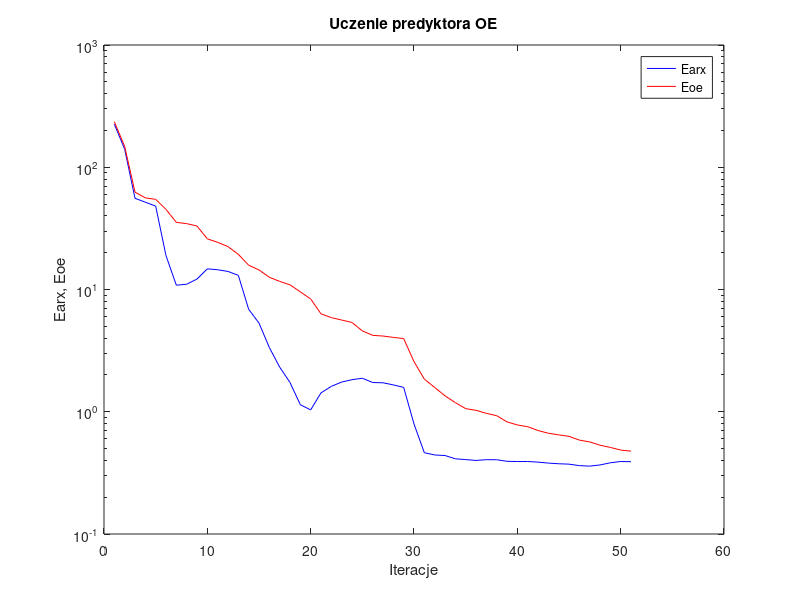
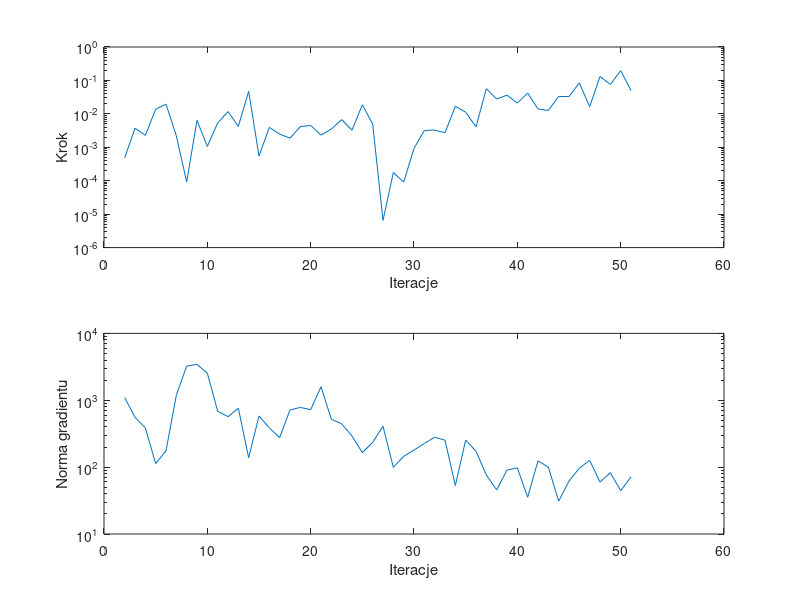

MATLAB code to generate these figures, in order:
%uczenie predyktora oe
clear all;
n=0; farx(n+1)=2.247010e+002; foe(n+1)=2.358053e+002; wspucz(n+1)=0.000000e+000; ng(n+1)=0.000000e+000;
%odnowa zmiennej metryki
n=1; farx(n+1)=1.406661e+002; foe(n+1)=1.479866e+002; krok(n+1)=4.822659e-004; ng(n+1)=1.094310e+003;
n=2; farx(n+1)=5.571850e+001; foe(n+1)=6.261712e+001; krok(n+1)=3.715831e-003; ng(n+1)=5.578041e+002;
n=3; farx(n+1)=5.179761e+001; foe(n+1)=5.616735e+001; krok(n+1)=2.281831e-003; ng(n+1)=3.853930e+002;
n=4; farx(n+1)=4.810474e+001; foe(n+1)=5.463774e+001; krok(n+1)=1.370811e-002; ng(n+1)=1.129617e+002;
n=5; farx(n+1)=1.892233e+001; foe(n+1)=4.522467e+001; krok(n+1)=1.958773e-002; ng(n+1)=1.754840e+002;
n=6; farx(n+1)=1.084227e+001; foe(n+1)=3.540751e+001; krok(n+1)=2.201622e-003; ng(n+1)=1.188072e+003;
n=7; farx(n+1)=1.104423e+001; foe(n+1)=3.458514e+001; krok(n+1)=9.144347e-005; ng(n+1)=3.248852e+003;
n=8; farx(n+1)=1.217244e+001; foe(n+1)=3.305747e+001; krok(n+1)=6.374691e-003; ng(n+1)=3.436258e+003;
n=9; farx(n+1)=1.475406e+001; foe(n+1)=2.596642e+001; krok(n+1)=1.060828e-003; ng(n+1)=2.536722e+003;
n=10; farx(n+1)=1.450776e+001; foe(n+1)=2.430950e+001; krok(n+1)=5.320104e-003; ng(n+1)=6.856358e+002;
n=11; farx(n+1)=1.405197e+001; foe(n+1)=2.243649e+001; krok(n+1)=1.170476e-002; ng(n+1)=5.675704e+002;
n=12; farx(n+1)=1.305599e+001; foe(n+1)=1.938948e+001; krok(n+1)=4.235590e-003; ng(n+1)=7.612001e+002;
n=13; farx(n+1)=6.886528e+000; foe(n+1)=1.580239e+001; krok(n+1)=4.710295e-002; ng(n+1)=1.378761e+002;
n=14; farx(n+1)=5.312025e+000; foe(n+1)=1.444899e+001; krok(n+1)=5.504055e-004; ng(n+1)=5.831322e+002;
n=15; farx(n+1)=3.352832e+000; foe(n+1)=1.259731e+001; krok(n+1)=3.941672e-003; ng(n+1)=3.867745e+002;
n=16; farx(n+1)=2.319323e+000; foe(n+1)=1.165440e+001; krok(n+1)=2.474886e-003; ng(n+1)=2.764049e+002;
n=17; farx(n+1)=1.735472e+000; foe(n+1)=1.092183e+001; krok(n+1)=1.875750e-003; ng(n+1)=7.177378e+002;
n=18; farx(n+1)=1.141466e+000; foe(n+1)=9.565826e+000; krok(n+1)=4.154663e-003; ng(n+1)=7.813389e+002;
n=19; farx(n+1)=1.035377e+000; foe(n+1)=8.369358e+000; krok(n+1)=4.505183e-003; ng(n+1)=7.223181e+002;
n=20; farx(n+1)=1.427192e+000; foe(n+1)=6.322194e+000; krok(n+1)=2.322389e-003; ng(n+1)=1.592686e+003;
n=21; farx(n+1)=1.613761e+000; foe(n+1)=5.888337e+000; krok(n+1)=3.516052e-003; ng(n+1)=5.213375e+002;
n=22; farx(n+1)=1.749958e+000; foe(n+1)=5.627552e+000; krok(n+1)=6.727259e-003; ng(n+1)=4.438336e+002;
n=23; farx(n+1)=1.829228e+000; foe(n+1)=5.373916e+000; krok(n+1)=3.248447e-003; ng(n+1)=2.920656e+002;
n=24; farx(n+1)=1.879721e+000; foe(n+1)=4.584824e+000; krok(n+1)=1.868912e-002; ng(n+1)=1.646379e+002;
n=25; farx(n+1)=1.734599e+000; foe(n+1)=4.215577e+000; krok(n+1)=4.974973e-003; ng(n+1)=2.346824e+002;
%odnowa zmiennej metryki
n=26; farx(n+1)=1.725777e+000; foe(n+1)=4.163284e+000; krok(n+1)=6.524847e-006; ng(n+1)=4.093757e+002;
n=27; farx(n+1)=1.658417e+000; foe(n+1)=4.058504e+000; krok(n+1)=1.761674e-004; ng(n+1)=9.926858e+001;
n=28; farx(n+1)=1.582255e+000; foe(n+1)=3.968266e+000; krok(n+1)=9.108681e-005; ng(n+1)=1.452049e+002;
n=29; farx(n+1)=7.939729e-001; foe(n+1)=2.570784e+000; krok(n+1)=9.232346e-004; ng(n+1)=1.799812e+002;
n=30; farx(n+1)=4.623848e-001; foe(n+1)=1.849235e+000; krok(n+1)=3.174920e-003; ng(n+1)=2.259538e+002;
n=31; farx(n+1)=4.430670e-001; foe(n+1)=1.581458e+000; krok(n+1)=3.271540e-003; ng(n+1)=2.805336e+002;
n=32; farx(n+1)=4.385048e-001; foe(n+1)=1.350054e+000; krok(n+1)=2.722891e-003; ng(n+1)=2.530267e+002;
n=33; farx(n+1)=4.123132e-001; foe(n+1)=1.186974e+000; krok(n+1)=1.685330e-002; ng(n+1)=5.307834e+001;
n=34; farx(n+1)=4.061302e-001; foe(n+1)=1.060839e+000; krok(n+1)=1.121665e-002; ng(n+1)=2.543497e+002;
n=35; farx(n+1)=3.997026e-001; foe(n+1)=1.027180e+000; krok(n+1)=4.101231e-003; ng(n+1)=1.727280e+002;
n=36; farx(n+1)=4.056096e-001; foe(n+1)=9.706567e-001; krok(n+1)=5.671128e-002; ng(n+1)=7.632262e+001;
n=37; farx(n+1)=4.051009e-001; foe(n+1)=9.286577e-001; krok(n+1)=2.788178e-002; ng(n+1)=4.566416e+001;
n=38; farx(n+1)=3.932486e-001; foe(n+1)=8.264383e-001; krok(n+1)=3.618094e-002; ng(n+1)=9.061169e+001;
n=39; farx(n+1)=3.915396e-001; foe(n+1)=7.798492e-001; krok(n+1)=2.107682e-002; ng(n+1)=9.732014e+001;
n=40; farx(n+1)=3.917090e-001; foe(n+1)=7.548202e-001; krok(n+1)=4.186607e-002; ng(n+1)=3.556349e+001;
n=41; farx(n+1)=3.872536e-001; foe(n+1)=7.023994e-001; krok(n+1)=1.394089e-002; ng(n+1)=1.240039e+002;
n=42; farx(n+1)=3.802249e-001; foe(n+1)=6.671024e-001; krok(n+1)=1.262969e-002; ng(n+1)=9.991848e+001;
n=43; farx(n+1)=3.754920e-001; foe(n+1)=6.471439e-001; krok(n+1)=3.320390e-002; ng(n+1)=3.099975e+001;
n=44; farx(n+1)=3.727450e-001; foe(n+1)=6.292331e-001; krok(n+1)=3.294851e-002; ng(n+1)=6.202583e+001;
n=45; farx(n+1)=3.625233e-001; foe(n+1)=5.863481e-001; krok(n+1)=8.430727e-002; ng(n+1)=9.651291e+001;
n=46; farx(n+1)=3.590615e-001; foe(n+1)=5.667420e-001; krok(n+1)=1.636186e-002; ng(n+1)=1.263249e+002;
n=47; farx(n+1)=3.670928e-001; foe(n+1)=5.325761e-001; krok(n+1)=1.312394e-001; ng(n+1)=5.982913e+001;
n=48; farx(n+1)=3.824849e-001; foe(n+1)=5.106890e-001; krok(n+1)=7.579082e-002; ng(n+1)=8.249569e+001;
n=49; farx(n+1)=3.917859e-001; foe(n+1)=4.858523e-001; krok(n+1)=1.961845e-001; ng(n+1)=4.450857e+001;
n=50; farx(n+1)=3.901598e-001; foe(n+1)=4.762299e-001; krok(n+1)=5.019954e-002; ng(n+1)=7.135321e+001;

figure; semilogy(farx,'b'); hold on; semilogy(foe,'r'); xlabel('Iteracje'); ylabel('Earx, Eoe'); legend('Earx','Eoe'); title('Uczenie predyktora OE');
figure; subplot(2,1,1); semilogy(krok); xlabel('Iteracje'); ylabel('Krok');
subplot(2,1,2); semilogy(ng); xlabel('Iteracje'); ylabel('Norma gradientu');
Earx=farx(n+1)
Eoe=foe(n+1)
